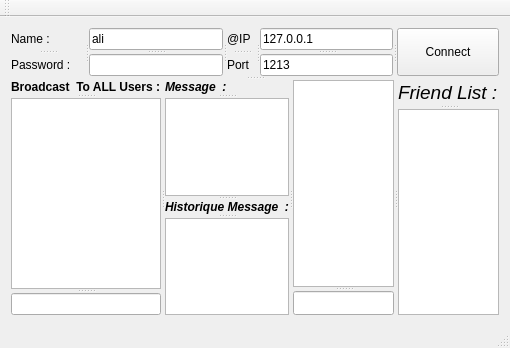
<?xml version="1.0" encoding="UTF-8"?>
<ui version="4.0">
 <class>Client</class>
 <widget class="QMainWindow" name="Client">
  <property name="geometry">
   <rect>
    <x>0</x>
    <y>0</y>
    <width>510</width>
    <height>348</height>
   </rect>
  </property>
  <property name="windowTitle">
   <string>Client</string>
  </property>
  <widget class="QWidget" name="centralWidget">
   <layout class="QVBoxLayout" name="verticalLayout">
    <item>
     <widget class="QSplitter" name="splitter_16">
      <property name="orientation">
       <enum>Qt::Vertical</enum>
      </property>
      <widget class="QSplitter" name="splitter_25">
       <property name="orientation">
        <enum>Qt::Horizontal</enum>
       </property>
       <widget class="QSplitter" name="splitter_24">
        <property name="orientation">
         <enum>Qt::Horizontal</enum>
        </property>
        <widget class="QSplitter" name="splitter_6">
         <property name="orientation">
          <enum>Qt::Horizontal</enum>
         </property>
         <widget class="QSplitter" name="splitter_4">
          <property name="orientation">
           <enum>Qt::Vertical</enum>
          </property>
          <widget class="QLabel" name="label">
           <property name="text">
            <string>Name :</string>
           </property>
          </widget>
          <widget class="QLabel" name="label_11">
           <property name="text">
            <string>Password :</string>
           </property>
          </widget>
         </widget>
         <widget class="QSplitter" name="splitter_5">
          <property name="orientation">
           <enum>Qt::Vertical</enum>
          </property>
          <widget class="QLineEdit" name="LE_name">
           <property name="text">
            <string>ali</string>
           </property>
          </widget>
          <widget class="QLineEdit" name="lineEdit"/>
         </widget>
        </widget>
        <widget class="QSplitter" name="splitter_3">
         <property name="orientation">
          <enum>Qt::Horizontal</enum>
         </property>
         <widget class="QSplitter" name="splitter_2">
          <property name="orientation">
           <enum>Qt::Vertical</enum>
          </property>
          <widget class="QLabel" name="label_2">
           <property name="text">
            <string>@IP</string>
           </property>
          </widget>
          <widget class="QLabel" name="label_3">
           <property name="text">
            <string>Port</string>
           </property>
          </widget>
         </widget>
         <widget class="QSplitter" name="splitter">
          <property name="orientation">
           <enum>Qt::Vertical</enum>
          </property>
          <widget class="QLineEdit" name="LE_ip">
           <property name="text">
            <string>127.0.0.1</string>
           </property>
          </widget>
          <widget class="QLineEdit" name="LE_port">
           <property name="text">
            <string>1213</string>
           </property>
          </widget>
         </widget>
        </widget>
       </widget>
       <widget class="QPushButton" name="BT_connect">
        <property name="text">
         <string>Connect</string>
        </property>
       </widget>
      </widget>
      <widget class="QSplitter" name="splitter_15">
       <property name="orientation">
        <enum>Qt::Horizontal</enum>
       </property>
       <widget class="QSplitter" name="splitter_9">
        <property name="orientation">
         <enum>Qt::Vertical</enum>
        </property>
        <widget class="QLabel" name="label_4">
         <property name="font">
          <font>
           <weight>75</weight>
           <bold>true</bold>
          </font>
         </property>
         <property name="text">
          <string>Broadcast  To ALL Users :</string>
         </property>
        </widget>
        <widget class="QListWidget" name="list_broadcast"/>
        <widget class="QLineEdit" name="broadcast"/>
       </widget>
       <widget class="QSplitter" name="splitter_14">
        <property name="orientation">
         <enum>Qt::Horizontal</enum>
        </property>
        <widget class="QSplitter" name="splitter_13">
         <property name="orientation">
          <enum>Qt::Vertical</enum>
         </property>
         <widget class="QSplitter" name="splitter_12">
          <property name="orientation">
           <enum>Qt::Vertical</enum>
          </property>
          <widget class="QLabel" name="label_9">
           <property name="font">
            <font>
             <pointsize>9</pointsize>
             <weight>75</weight>
             <italic>true</italic>
             <bold>true</bold>
            </font>
           </property>
           <property name="text">
            <string>Message  :</string>
           </property>
           <property name="alignment">
            <set>Qt::AlignLeading|Qt::AlignLeft|Qt::AlignVCenter</set>
           </property>
          </widget>
          <widget class="QListWidget" name="list_chat"/>
         </widget>
         <widget class="QSplitter" name="splitter_10">
          <property name="orientation">
           <enum>Qt::Vertical</enum>
          </property>
          <widget class="QLabel" name="label_12">
           <property name="font">
            <font>
             <pointsize>9</pointsize>
             <weight>75</weight>
             <italic>true</italic>
             <bold>true</bold>
            </font>
           </property>
           <property name="text">
            <string>Historique Message  :</string>
           </property>
           <property name="alignment">
            <set>Qt::AlignLeading|Qt::AlignLeft|Qt::AlignVCenter</set>
           </property>
          </widget>
          <widget class="QListWidget" name="list_hist"/>
         </widget>
        </widget>
        <widget class="QSplitter" name="splitter_11">
         <property name="orientation">
          <enum>Qt::Horizontal</enum>
         </property>
         <widget class="QSplitter" name="splitter_7">
          <property name="orientation">
           <enum>Qt::Vertical</enum>
          </property>
          <widget class="QListWidget" name="list_msg"/>
          <widget class="QLineEdit" name="message"/>
         </widget>
         <widget class="QSplitter" name="splitter_8">
          <property name="orientation">
           <enum>Qt::Vertical</enum>
          </property>
          <widget class="QLabel" name="label_10">
           <property name="font">
            <font>
             <pointsize>14</pointsize>
             <italic>true</italic>
            </font>
           </property>
           <property name="text">
            <string>Friend List :</string>
           </property>
          </widget>
          <widget class="QListWidget" name="list_client"/>
         </widget>
        </widget>
       </widget>
      </widget>
     </widget>
    </item>
   </layout>
  </widget>
  <widget class="QMenuBar" name="menuBar">
   <property name="geometry">
    <rect>
     <x>0</x>
     <y>0</y>
     <width>510</width>
     <height>25</height>
    </rect>
   </property>
  </widget>
  <widget class="QToolBar" name="mainToolBar">
   <attribute name="toolBarArea">
    <enum>TopToolBarArea</enum>
   </attribute>
   <attribute name="toolBarBreak">
    <bool>false</bool>
   </attribute>
  </widget>
  <widget class="QStatusBar" name="statusBar"/>
 </widget>
 <layoutdefault spacing="6" margin="11"/>
 <resources/>
 <connections/>
</ui>
